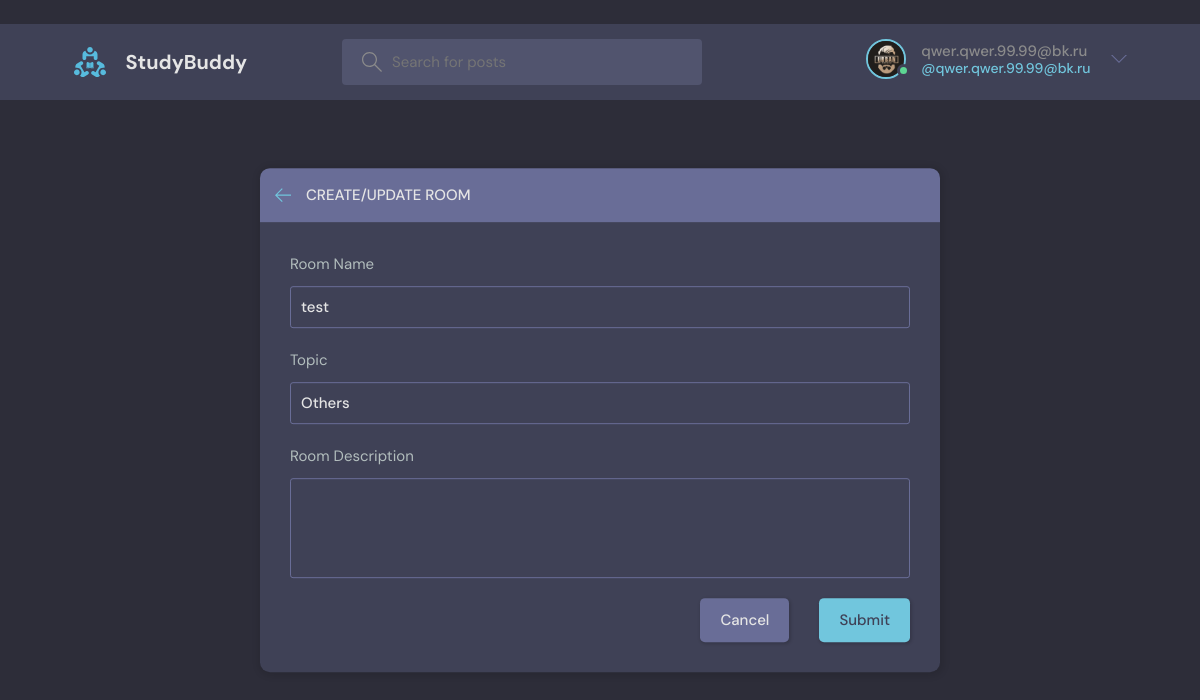
Page /update-room/2/ (signed in) on the committed database.
### base/models.py (models this page shows, shortened)
class User(AbstractUser):
    name = models.CharField(max_length=200, null=True)
    email = models.EmailField(unique=True, null=True)
    bio = models.TextField(null=True)
    avatar = models.ImageField(null=True, default='avatar.svg')
    USERNAME_FIELD = 'email'
    REQUIRED_FIELDS = []

class Room(models.Model):
     host = models.ForeignKey(User, on_delete=models.SET_NULL, null=True)
     topic = models.ForeignKey(Topic, on_delete=models.SET_NULL, null=True)
     name = models.CharField(max_length=100)
     description = models.TextField(null=True, blank=True)
     participants = models.ManyToManyField(User, related_name='participants', blank=True)
     updated = models.DateTimeField(auto_now=True)
     created = models.DateTimeField(auto_now_add=True)
     class Meta():
          ordering = ['-updated', '-created']

class Topic(models.Model):
     name = models.CharField(max_length=100, unique=True)

### base/views.py (the view, shortened to what this page needs)
# urls.py: path('update-room/<str:roomid>/', views.updateRoom, name='updateroom'),
@login_required(login_url='login')
def updateRoom(request, roomid):
     room = Room.objects.get(id=roomid)
     if request.user != room.host:
          return HttpResponse('You are not allowed to update this room.')
     topicsList = Topic.objects.all()
     form = RoomForm(instance=room)
     context = {'form':form, 'room': room, 'type':'update', 'topics':topicsList}
     return render(request, 'base/room_form.html', context)

### base/forms.py
class RoomForm(ModelForm):
     class Meta():
          model = Room
          fields =['name', 'topic', 'description']

### base/templates/base/room_form.html (shortened to what this page needs)
{% extends 'main.html' %}
{% block content %}
  <main class="create-room layout">
    <div class="container">
      <div class="layout__box">
        <div class="layout__boxHeader">
          <div class="layout__boxTitle">
            <a href="{% url 'home' %}">
              <svg version="1.1" xmlns="http://www.w3.org/2000/svg" width="32" height="32" viewBox="0 0 32 32">
                <title>arrow-left</title>
                <path
                  d="M13.723 2.286l-13.723 13.714 13.719 13.714 1.616-1.611-10.96-10.96h27.625v-2.286h-27.625l10.965-10.965-1.616-1.607z">
                </path>
              </svg>
            </a>
            <h3>Create/Update Room</h3>
          </div>
        </div>
        <div class="layout__body">
          <form class="form" action="#" method="post">
            <div class="form__group">
              <label for="room_name">Room Name</label>
              {{form.name}}
            </div>
            <div class="form__group">
              <label for="room_topic">Topic</label>
              <input type="text" value="{{room.topic.name}}" name="topic" required list="topic-list">
            </div>
            <div class="form__group">
              <label for="room_description">Room Description</label>
              {{form.description}}
            </div>
            <div class="form__action">
              <a class="btn btn--dark" href="{% url 'home' %}">Cancel</a>
              <button class="btn btn--main" type="submit">Submit</button>
            </div>
          </form>
        </div>
      </div>
    </div>
  </main>
{% endblock %}

### templates/navbar.html (shortened to what this page needs)
﻿{% load static%}
<header class="header header--loggedIn">
     <div class="container">
       <a href="{% url 'home' %}" class="header__logo">
         <img src="{% static 'images/logo.svg' %}" />
         <h1>StudyBuddy</h1>
       </a>
       <form class="header__search" method="get" action="{% url 'home' %}">
         <label>
           <input name ="q" placeholder="Search for posts" />
         </label>
       </form>
       <nav class="header__menu">
         {% if request.user.is_authenticated %}
         <div class="header__user">
           <a href="{% url 'userprofile' request.user %}">
             <div class="avatar avatar--medium active">
               <img src="{{request.user.avatar.url}}" />
             </div>
             <p>{{request.user}}<span>@{{request.user}}</span></p>
           </a>
           <button class="dropdown-button">
             <svg version="1.1" xmlns="http://www.w3.org/2000/svg" width="32" height="32" viewBox="0 0 32 32">
               <title>chevron-down</title>
               <path d="M16 21l-13-13h-3l16 16 16-16h-3l-13 13z"></path>
             </svg>
           </button>
         </div>
         {% else %}
         <a href="{% url 'login' %}">
           <img src="{% static 'images/avatar.svg' %}" />
           <p>Login</p>
         </a>
         {% endif %}
       </nav>
     </div>
   </header>

### rows in the picture
User: user.avatar (picture), user "qwer.qwer.99.99@bk.ru"
Room: name "test", topic "Others"
